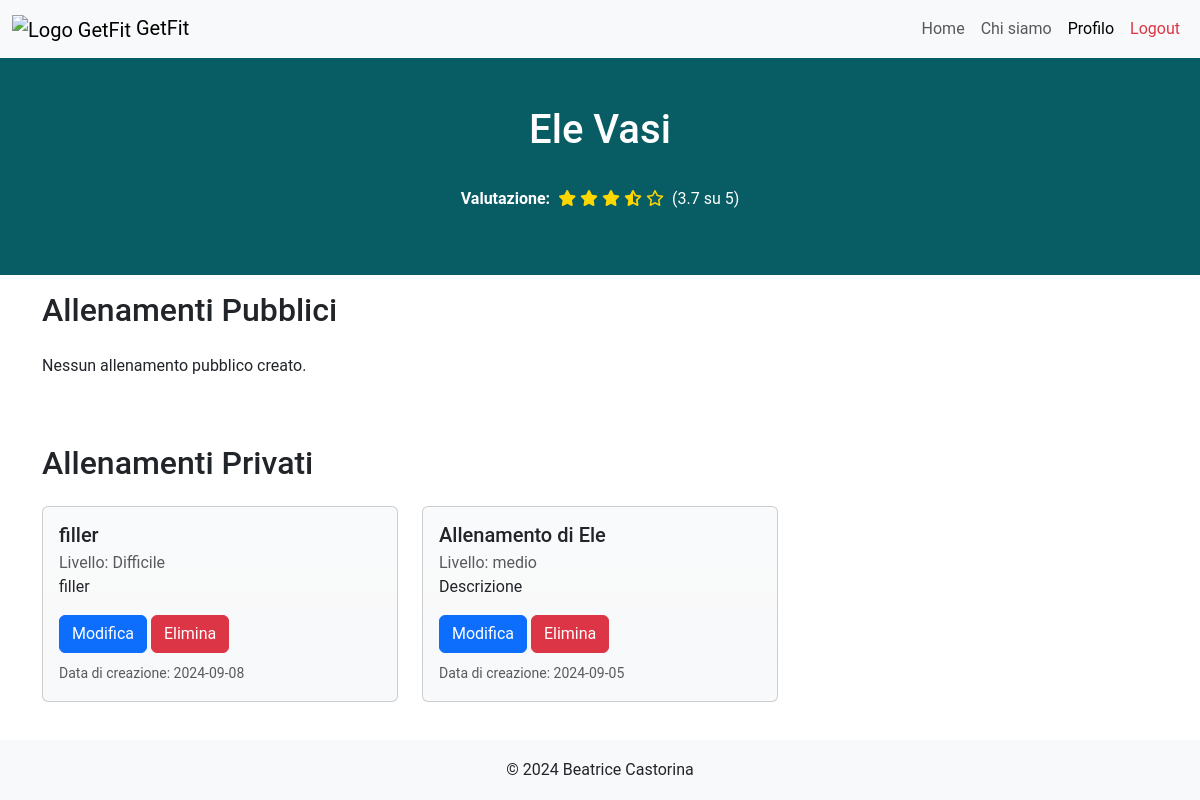
/profile (signed in), run on the app's committed database.
### tables this page shows
CREATE TABLE "PersonalTrainers" (
	"nome"	TEXT NOT NULL,
	"email"	TEXT NOT NULL UNIQUE,
	"password"	TEXT NOT NULL,
	"rating"	REAL NOT NULL,
	"numOfRatings"	INTEGER NOT NULL,
	"pt_id"	INTEGER,
	"cognome"	TEXT NOT NULL,
	"genere"	TEXT NOT NULL,
	PRIMARY KEY("pt_id" AUTOINCREMENT),
	CHECK("rating" <= 5.0)
);

CREATE TABLE "Allenamenti" (
	"id_allenamento"	INTEGER,
	"pt_id"	INTEGER NOT NULL,
	"titolo"	TEXT NOT NULL,
	"descrizione"	TEXT NOT NULL,
	"livello"	TEXT NOT NULL,
	"visibile"	INTEGER NOT NULL,
	"data_creazione"	TEXT NOT NULL,
	PRIMARY KEY("id_allenamento" AUTOINCREMENT),
	FOREIGN KEY("pt_id") REFERENCES "PersonalTrainers"("pt_id")
);

### app.py (the view)
@app.route("/profile")
def pt_profile():
  email = utenti_dao.get_email(request)
  pt_id = utenti_dao.get_user_id_by_email(email,'pt')
  public_workouts = []
  private_workouts = []
  allenamenti_pt_db = allenamenti_dao.get_allenamenti_by_pt(pt_id)
  for workout in allenamenti_pt_db:
    if workout['visibile'] == 0:
      private_workouts.append(workout)
    else:
      public_workouts.append(workout)
  return render_template('profile.html', public_workouts=public_workouts, private_workouts=private_workouts)

### allenamenti_dao.py (called while the page is built)
def get_allenamenti_by_pt(pt_id):
	query = 'SELECT * FROM Allenamenti WHERE pt_id=? ORDER BY data_creazione DESC'
	connection = sqlite3.connect('db/personal.db')
	connection.row_factory = sqlite3.Row
	cursor = connection.cursor()
	cursor.execute(query, (pt_id,))
	allenamenti = cursor.fetchall()
	cursor.close()
	connection.close()
	return allenamenti

### app.py (called while the page is built)
@login_manager.user_loader
def load_user(user_email):
  user_db, type = utenti_dao.get_user_by_email(user_email)
  if type == 0:
    user = PersonalTrainer(nome=user_db['nome'], cognome=user_db['cognome'], genere=user_db['genere'], pt_id=user_db['pt_id'], rating=user_db['rating'], numOfRatings=user_db['numOfRatings'], email=user_db['email'], password=user_db['password'])
  else:
    user = Client(nome=user_db['nome'], cognome=user_db['cognome'], genere=user_db['genere'], client_id=user_db['client_id'], pt_id=user_db['pt_id'], email=user_db['email'], password=user_db['password'])
  return user

### utenti_dao.py (called while the page is built)
def get_email(request):
	try:
		return request.cookies.get('remember_token').split('|')[0]
	except Exception as e:
		return None

def get_user_id_by_email(user_email, type='client'):
	query1 = 'SELECT pt_id FROM PersonalTrainers WHERE email = ?'
	query2 = 'SELECT client_id FROM Clients WHERE email = ?'
	connection = sqlite3.connect('db/personal.db')
	connection.row_factory = sqlite3.Row
	cursor = connection.cursor()
	if type == 'pt':
		cursor.execute(query1,(user_email,))
	else:
		cursor.execute(query2, (user_email,))
	id = cursor.fetchone()
	cursor.close()
	connection.close()
	return id[0]

def get_user_by_email(user_email):
	type = 0 # 0: personal_trainer, 1: client
	query1 = 'SELECT * FROM PersonalTrainers WHERE email = ?'
	query2 = 'SELECT * FROM Clients WHERE email = ?'
	connection = sqlite3.connect('db/personal.db')
	connection.row_factory = sqlite3.Row
	cursor = connection.cursor()
	cursor.execute(query1,(user_email,))
	user = cursor.fetchone()
	if user is None:
		cursor.execute(query2, (user_email,)) # Clients
		user = cursor.fetchone()
		type = 1
	cursor.close()
	connection.close()
	return user, type

### templates/profile.html (shortened to what this page needs)
{% extends "base.html" %}
{% block style %} {{url_for('static', filename='css/profile_styles.css')}} {% endblock %}
{% block content %}
  <section class="hero-section py-5">
    <div class="container">
      <h1 class="mb-3">{{current_user.nome}} {{current_user.cognome}}</h1>
      <div class="d-flex align-items-center justify-content-center">
        <p id="p-rating"><strong>Valutazione:</strong></p>
        {% if current_user.rating != 0.0 %}
          <div class="rating">
            {{show_star(0.5)}}
            {{show_star(1.5)}}
            {{show_star(2.5)}}
            {{show_star(3.5)}}
            {{show_star(4.5)}}
          </div>
          <span class="ms-2">({{'%.1f'%(current_user.rating)}} su 5)</span>
        {% else %}
          <em>Non valutato</em>
        {% endif %}
      </div>
    </div>
  </section>
  <section class="workouts-section mt-3">
    <div class="container">
      <h2 class="mb-4">Allenamenti Pubblici</h2>
      <div class="row">
        {% if not public_workouts %}
        <p>Nessun allenamento pubblico creato.</p>
        {% endif %}
      </div>
    </div>
  </section>
  <section class="workouts-section">
    <div class="container">
      <h2 class="mb-4">Allenamenti Privati</h2>
      <div class="row">
        {% for allenamento in private_workouts %}
          {{ show_allenamento(allenamento) }}
        {% endfor %}
      </div>
    </div>
  </section>
{% endblock %}
{% macro show_allenamento(allenamento) %}
<div class="col-lg-4 col-md-6 workout-card">
  <div class="card">
    <div class="card-body">
      <h5 class="card-title">{{ allenamento.titolo }}</h5>
      <p class="card-subtitle text-body-secondary">Livello: {{allenamento.livello}}</p>
      <p class="card-text">{{allenamento.descrizione}}</p>
      <div class="btn-group-action">
        <a href="/modify_workout/{{allenamento.id_allenamento}}" class="btn btn-primary">Modifica</a>
        <form action="/delete_workout" method="post" class="d-inline">
          <button type="submit" class="btn btn-danger">Elimina</button>
        </form>
      </div>
      <p class="card-text mt-2 text-body-secondary"><small>Data di creazione: {{allenamento.data_creazione.split()[0]}}</small></p>
    </div>
  </div>
</div>
{% endmacro %}
{% macro show_star(limit) %}
<i class="star {% if current_user.rating > limit+0.2 %}fa-solid fa-star{% elif current_user.rating > limit-0.3 %}fa-solid fa-star-half-stroke{% else %}fa-regular fa-star{% endif %}"></i>
{% endmacro %}

### static/css/base_styles.css (style rules this page uses)
html, body { font-family: 'Roboto', sans-serif; height: 100%; margin: 0; }
.hero-section { background-color: #085c64; color: white; padding: 60px 0; text-align: center; }
.card { transition: transform 0.3s; background-color: #f8f9fa; background-image: var(--bs-gradient); }

### static/css/profile_styles.css (style rules this page uses)
.workouts-section { margin-bottom: 50px; }
.workout-card { margin-bottom: 20px; }
.rating > .star { color:gold; }
.rating { unicode-bidi: bidi-override; direction: ltr; text-align: center; }
#p-rating { margin-top: 1.1rem; margin-right: .5rem; }

### data on the page
PersonalTrainers: nome "Ele", cognome "Vasi", rating "3.7"
Allenamenti: titolo "filler", livello "Difficile", descrizione "filler", data_creazione "2024-09-08"
Allenamenti: titolo "Allenamento di Ele", livello "medio", descrizione "Descrizione", data_creazione "2024-09-05"
